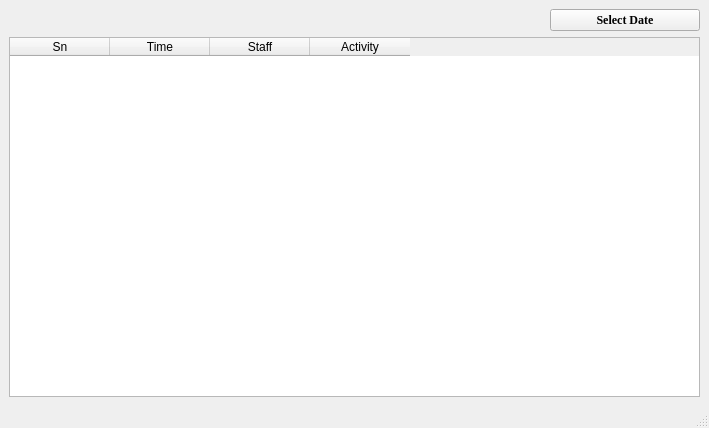
<?xml version="1.0" encoding="UTF-8"?>
<ui version="4.0">
 <class>logWindow</class>
 <widget class="QMainWindow" name="logWindow">
  <property name="windowModality">
   <enum>Qt::WindowModal</enum>
  </property>
  <property name="geometry">
   <rect>
    <x>0</x>
    <y>0</y>
    <width>709</width>
    <height>428</height>
   </rect>
  </property>
  <property name="windowTitle">
   <string>LOG ACTIVITIES</string>
  </property>
  <property name="windowIcon">
   <iconset resource="custom.qrc">
    <normaloff>:/icons/images/icons/log.png</normaloff>:/icons/images/icons/log.png</iconset>
  </property>
  <widget class="QWidget" name="centralwidget">
   <layout class="QVBoxLayout" name="verticalLayout">
    <item>
     <layout class="QHBoxLayout" name="horizontalLayout">
      <property name="topMargin">
       <number>0</number>
      </property>
      <item>
       <spacer name="horizontalSpacer">
        <property name="orientation">
         <enum>Qt::Horizontal</enum>
        </property>
        <property name="sizeHint" stdset="0">
         <size>
          <width>40</width>
          <height>20</height>
         </size>
        </property>
       </spacer>
      </item>
      <item>
       <widget class="QPushButton" name="pushButtonSelectDate">
        <property name="minimumSize">
         <size>
          <width>150</width>
          <height>0</height>
         </size>
        </property>
        <property name="font">
         <font>
          <family>Times New Roman</family>
          <pointsize>9</pointsize>
          <weight>75</weight>
          <bold>true</bold>
         </font>
        </property>
        <property name="statusTip">
         <string>Select Date</string>
        </property>
        <property name="text">
         <string>Select Date</string>
        </property>
       </widget>
      </item>
     </layout>
    </item>
    <item>
     <widget class="QTableWidget" name="tableWidgetLogItems">
      <property name="statusTip">
       <string/>
      </property>
      <property name="selectionMode">
       <enum>QAbstractItemView::SingleSelection</enum>
      </property>
      <property name="selectionBehavior">
       <enum>QAbstractItemView::SelectRows</enum>
      </property>
      <property name="sortingEnabled">
       <bool>true</bool>
      </property>
      <column>
       <property name="text">
        <string>Sn</string>
       </property>
       <property name="textAlignment">
        <set>AlignHCenter|AlignVCenter|AlignCenter</set>
       </property>
      </column>
      <column>
       <property name="text">
        <string>Time</string>
       </property>
       <property name="textAlignment">
        <set>AlignHCenter|AlignVCenter|AlignCenter</set>
       </property>
      </column>
      <column>
       <property name="text">
        <string>Staff</string>
       </property>
       <property name="textAlignment">
        <set>AlignHCenter|AlignVCenter|AlignCenter</set>
       </property>
      </column>
      <column>
       <property name="text">
        <string>Activity</string>
       </property>
       <property name="textAlignment">
        <set>AlignHCenter|AlignVCenter|AlignCenter</set>
       </property>
      </column>
     </widget>
    </item>
   </layout>
  </widget>
  <widget class="QStatusBar" name="statusbar"/>
 </widget>
 <resources>
  <include location="custom.qrc"/>
 </resources>
 <connections/>
</ui>
